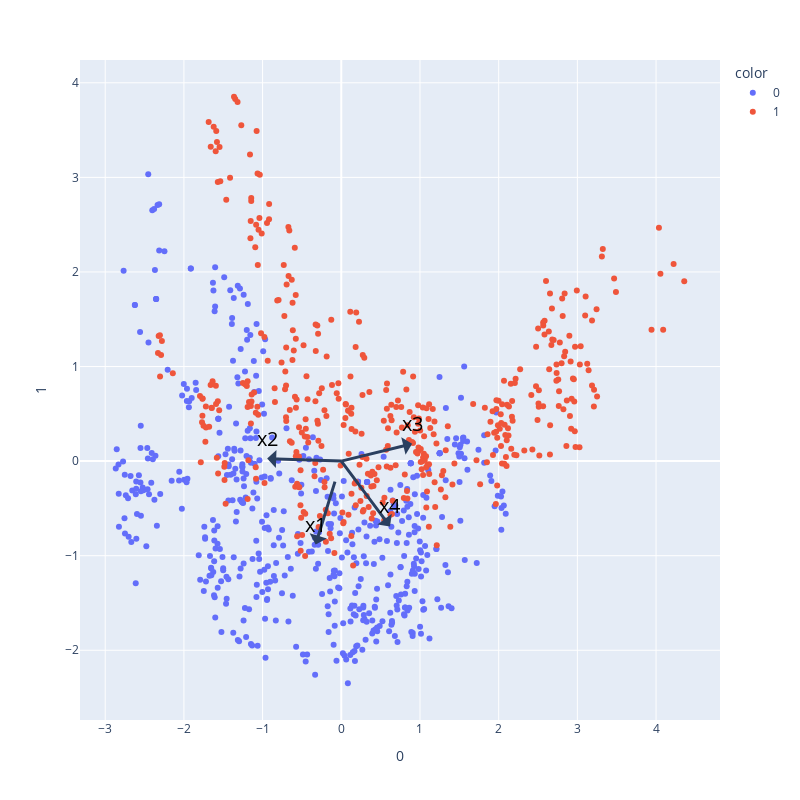

Write notebook code for a chart like this one.
### Markdown cell above
It is also possible to visualize loadings using shapes, and use annotations to indicate which feature a certain loading original belong to. Here, we define loadings as:
$$
 loadings = eigenvectors\sqrt{eigenvalues}
$$

### Code cell
pca = PCA(n_components=2)
components = pca.fit_transform(Xs_train)

loadings = pca.components_.T * np.sqrt(pca.explained_variance_)

fig = px.scatter(components, x=0, y=1, color=lbs_train, width=800, height=800)

for i, feature in enumerate(features):
    fig.add_annotation(
        ax=0, ay=0,
        axref="x", ayref="y",
        x=loadings[i, 0],
        y=loadings[i, 1],
        showarrow=True,
        arrowsize=1,
        arrowhead=1,
        arrowwidth=3,
        xanchor="right",
        yanchor="top"
    )
    fig.add_annotation(
        x=loadings[i, 0],
        y=loadings[i, 1],
        ax=0, ay=0,
        xanchor="center",
        yanchor="bottom",
        text=feature,
        yshift=5,
        font=dict(
            size=20,
            color="#000000"
            ),
    )
fig.show()

### Figure 1 — Plotly figure (JSON) as saved in the notebook; plotly's stock layout.template omitted (floating-point values rounded to 4 significant figures; data arrays with more than 128 entries replaced by an {"elided": "..."} marker saying what was removed)
{"data": [{"hovertemplate": "color=0<br>0=%{x}<br>1=%{y}<extra></extra>", "legendgroup": "0", "marker": {"color": "#636efa", "symbol": "circle"}, "mode": "markers", "name": "0", "orientation": "v", "showlegend": true, "type": "scatter", "x": {"elided": "527 float values"}, "xaxis": "x", "y": {"elided": "527 float values"}, "yaxis": "y"}, {"hovertemplate": "color=1<br>0=%{x}<br>1=%{y}<extra></extra>", "legendgroup": "1", "marker": {"color": "#EF553B", "symbol": "circle"}, "mode": "markers", "name": "1", "orientation": "v", "showlegend": true, "type": "scatter", "x": {"elided": "433 float values"}, "xaxis": "x", "y": {"elided": "433 float values"}, "yaxis": "y"}], "layout": {"annotations": [{"arrowhead": 1, "arrowsize": 1, "arrowwidth": 3, "ax": 0, "axref": "x", "ay": 0, "ayref": "y", "showarrow": true, "x": -0.3263, "xanchor": "right", "y": -0.8816, "yanchor": "top"}, {"ax": 0, "ay": 0, "font": {"color": "#000000", "size": 20}, "text": "x1", "x": -0.3263, "xanchor": "center", "y": -0.8816, "yanchor": "bottom", "yshift": 5}, {"arrowhead": 1, "arrowsize": 1, "arrowwidth": 3, "ax": 0, "axref": "x", "ay": 0, "ayref": "y", "showarrow": true, "x": -0.9418, "xanchor": "right", "y": 0.02684, "yanchor": "top"}, {"ax": 0, "ay": 0, "font": {"color": "#000000", "size": 20}, "text": "x2", "x": -0.9418, "xanchor": "center", "y": 0.02684, "yanchor": "bottom", "yshift": 5}, {"arrowhead": 1, "arrowsize": 1, "arrowwidth": 3, "ax": 0, "axref": "x", "ay": 0, "ayref": "y", "showarrow": true, "x": 0.9003, "xanchor": "right", "y": 0.1828, "yanchor": "top"}, {"ax": 0, "ay": 0, "font": {"color": "#000000", "size": 20}, "text": "x3", "x": 0.9003, "xanchor": "center", "y": 0.1828, "yanchor": "bottom", "yshift": 5}, {"arrowhead": 1, "arrowsize": 1, "arrowwidth": 3, "ax": 0, "axref": "x", "ay": 0, "ayref": "y", "showarrow": true, "x": 0.6187, "xanchor": "right", "y": -0.6901, "yanchor": "top"}, {"ax": 0, "ay": 0, "font": {"color": "#000000", "size": 20}, "text": "x4", "x": 0.6187, "xanchor": "center", "y": -0.6901, "yanchor": "bottom", "yshift": 5}], "height": 800, "legend": {"title": {"text": "color"}, "tracegroupgap": 0}, "margin": {"t": 60}, "width": 800, "xaxis": {"anchor": "y", "domain": [0, 1], "title": {"text": "0"}}, "yaxis": {"anchor": "x", "domain": [0, 1], "title": {"text": "1"}}}}
